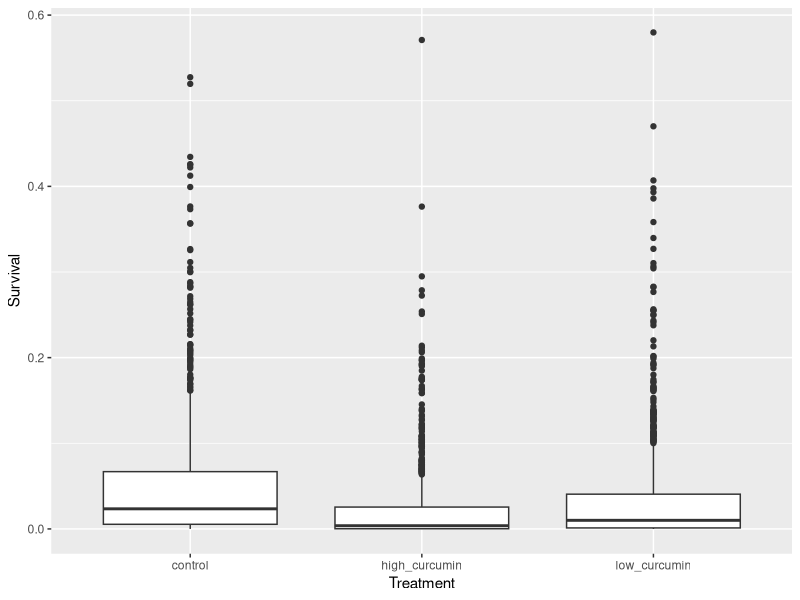
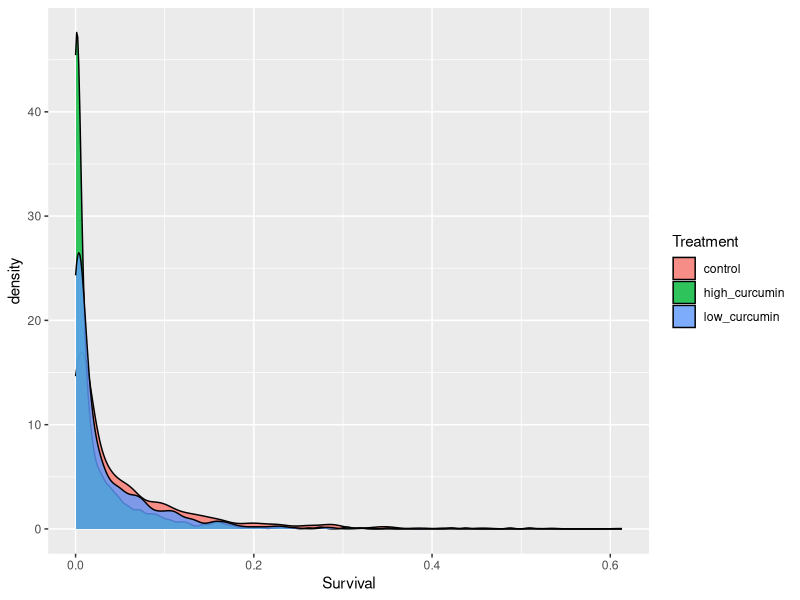

Source code (R) for these figures, in order:
## ---- chunk 1
# -----------------------------------
# A script that moves the information from HW8 into structured programming
# 07 Apr 2021
# EMD
# -----------------------------------
#

# Import libraries ------------------------------

library(ggplot2)


# -----------------------------------
# FUNCTION create_data
# description: this function creates data if there is no data input
# inputs: a null variable that will be then manipulated
# outputs: the output of this function should be three strings of data for separate trials
#####################################
create_data <- function(x=NULL) {
  if (is.null(x)) {
    Survival_C = rgamma(1000, shape = 0.5, scale = 0.1)
    Survival_L = rgamma(1000, shape = 0.35, scale = 0.1)
    Survival_H = rgamma(1000, shape = 0.25, scale = 0.1)
  }

  d8ta <- c(Survival_C, Survival_L, Survival_H)
return(d8ta)
  
} # end of create_data
# -----------------------------------





# -----------------------------------
# FUNCTION org_data
# description: This function orders the data that was created from the create data function
# inputs: The input will be one list of strings
# outputs: the output will be a data frame
#####################################
org_data <- function(A = c(Survival_C = runif(1000), Survical_L = runif(1000), Survival_H = runif(1000))) {
  
  Survival_C <- A[1:1000]
  Survival_L <- A[1001:2000]
  Survival_H <- A[2001:3000]
  
  survival_total = data.frame(ID = 1:3000, c(Survival_C, Survival_L, Survival_H), Treatment = c(rep('control', 1000), rep('low_curcumin', 1000), rep('high_curcumin', 1000)))
  
  colnames(survival_total)[2] <- ('Survival')


return(survival_total)

} # end of org_data
# -----------------------------------





# -----------------------------------
# FUNCTION data_analyze
# description: this take the data and gets the summery stats
# inputs: a dataframe df
# outputs: outputs summary stats
#####################################
data_analyze <- function(x) {

  summary_surv = summary(x)
  print(summary_surv)
  
  stats <- aov(Survival ~ Treatment, data = x)
  
  stats_sum <- summary(stats)

  
return(stats_sum)

} # end of data_analyze
# -----------------------------------





# -----------------------------------
# FUNCTION box_plot
# description: creates a box plot of the analyzed data
# inputs: stats of an AOV of the data   
# outputs: a box plot
#####################################
box_plot <- function(orged_data) {
  
  ano_plot <- ggplot(orged_data) + aes(x = Treatment, y = Survival) + geom_boxplot()
  
  

return(ano_plot)

} # end of box_plot
# -----------------------------------





# -----------------------------------
# FUNCTION data_compile
# description: this function uses other functions to import data from another file, analyze it and then output a graph plot of the data
# inputs: data
# outputs: the outputs of this are summary stats as well as a boxplot of the data
#####################################
data_compile <- function(x=NULL) {
  if (is.null(x)) {
    x <- create_data()
  }
  data_organized <- org_data(x)
  stats <- data_analyze(data_organized)
  plotted<- box_plot(data_organized)
  
  print(stats)
  print(plotted)
return()

} # end of function_name
# -----------------------------------

data_compile()

## ---- chunk 2
# -----------------------------------
# A script that moves the information from HW8 into structured programming
# 07 Apr 2021
# EMD
# -----------------------------------
#

# Import libraries ------------------------------

library(ggplot2)


# -----------------------------------
# FUNCTION create_data
# description: this function creates data if there is no data input
# inputs: a null variable that will be then manipulated
# outputs: the output of this function should be three strings of data for separate trials
#####################################
create_data <- function(x=NULL) {
  if (is.null(x)) {
    Survival_C = rgamma(1000, shape = 0.5, scale = 0.1)
    Survival_L = rgamma(1000, shape = 0.35, scale = 0.1)
    Survival_H = rgamma(1000, shape = 0.25, scale = 0.1)
  }

  d8ta <- c(Survival_C, Survival_L, Survival_H)
return(d8ta)
  
} # end of create_data
# -----------------------------------





# -----------------------------------
# FUNCTION org_data
# description: This function orders the data that was created from the create data function
# inputs: The input will be one list of strings
# outputs: the output will be a data frame
#####################################
org_data <- function(A = c(Survival_C = runif(1000), Survical_L = runif(1000), Survival_H = runif(1000))) {
  
  Survival_C <- A[1:1000]
  Survival_L <- A[1001:2000]
  Survival_H <- A[2001:3000]
  
  survival_total = data.frame(ID = 1:3000, c(Survival_C, Survival_L, Survival_H), Treatment = c(rep('control', 1000), rep('low_curcumin', 1000), rep('high_curcumin', 1000)))
  
  colnames(survival_total)[2] <- ('Survival')


return(survival_total)

} # end of org_data
# -----------------------------------





# -----------------------------------
# FUNCTION data_analyze
# description: this take the data and gets the summery stats
# inputs: a dataframe df
# outputs: outputs summary stats
#####################################
data_analyze <- function(x) {

  summary_surv = summary(x)
  print(summary_surv)
  
  stats <- aov(Survival ~ Treatment, data = x)
  
  stats_sum <- summary(stats)

  
return(stats_sum)

} # end of data_analyze
# -----------------------------------





# -----------------------------------
# FUNCTION box_plot
# description: creates a box plot of the analyzed data
# inputs: stats of an AOV of the data   
# outputs: a box plot
#####################################
density_plot <- function(orged_data) {
  
  ano_plot <- ggplot(orged_data) + aes(x = Survival, fill = Treatment) + geom_density(alpha = 0.8)
  
  

return(ano_plot)

} # end of box_plot
# -----------------------------------





# -----------------------------------
# FUNCTION data_compile
# description: this function uses other functions to import data from another file, analyze it and then output a graph plot of the data
# inputs: data
# outputs: the outputs of this are summary stats as well as a boxplot of the data
#####################################
data_compile <- function(x=NULL) {
  if (is.null(x)) {
    x <- create_data()
  }
  data_organized <- org_data(x)
  stats <- data_analyze(data_organized)
  plotted<- density_plot(data_organized)
  
  print(stats)
  print(plotted)
return()

} # end of function_name
# -----------------------------------

data_compile()

